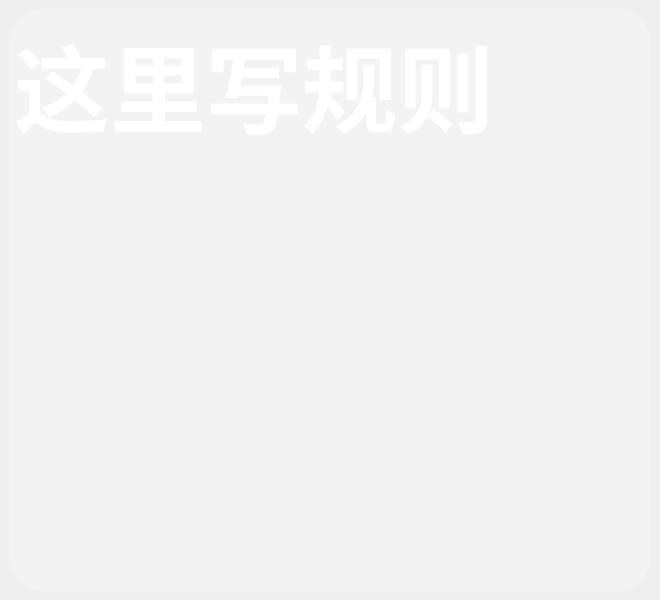
<?xml version="1.0" encoding="UTF-8"?>
<ui version="4.0">
 <class>Rule</class>
 <widget class="QDialog" name="Rule">
  <property name="geometry">
   <rect>
    <x>0</x>
    <y>0</y>
    <width>660</width>
    <height>600</height>
   </rect>
  </property>
  <property name="minimumSize">
   <size>
    <width>660</width>
    <height>600</height>
   </size>
  </property>
  <property name="maximumSize">
   <size>
    <width>660</width>
    <height>600</height>
   </size>
  </property>
  <property name="windowTitle">
   <string>Dialog</string>
  </property>
  <property name="windowIcon">
   <iconset resource="pictures.qrc">
    <normaloff>:/images/打开界面.png</normaloff>:/images/打开界面.png</iconset>
  </property>
  <property name="styleSheet">
   <string notr="true">border-image: url(:/images/rule_background.png);</string>
  </property>
  <widget class="QTextBrowser" name="textBrowser">
   <property name="geometry">
    <rect>
     <x>10</x>
     <y>10</y>
     <width>640</width>
     <height>580</height>
    </rect>
   </property>
   <property name="styleSheet">
    <string notr="true">background-color: rgba(255, 255, 254, 70);
border-radius:30px;
</string>
   </property>
   <property name="html">
    <string>&lt;!DOCTYPE HTML PUBLIC &quot;-//W3C//DTD HTML 4.0//EN&quot; &quot;http://www.w3.org/TR/REC-html40/strict.dtd&quot;&gt;
&lt;html&gt;&lt;head&gt;&lt;meta name=&quot;qrichtext&quot; content=&quot;1&quot; /&gt;&lt;style type=&quot;text/css&quot;&gt;
p, li { white-space: pre-wrap; }
&lt;/style&gt;&lt;/head&gt;&lt;body style=&quot; font-family:'SimSun'; font-size:9pt; font-weight:400; font-style:normal;&quot;&gt;
&lt;p style=&quot; margin-top:0px; margin-bottom:0px; margin-left:0px; margin-right:0px; -qt-block-indent:0; text-indent:0px;&quot;&gt;&lt;span style=&quot; font-size:72pt; font-weight:600; color:#ffffff;&quot;&gt;这里写规则&lt;/span&gt;&lt;/p&gt;&lt;/body&gt;&lt;/html&gt;</string>
   </property>
  </widget>
 </widget>
 <resources>
  <include location="pictures.qrc"/>
 </resources>
 <connections/>
</ui>
